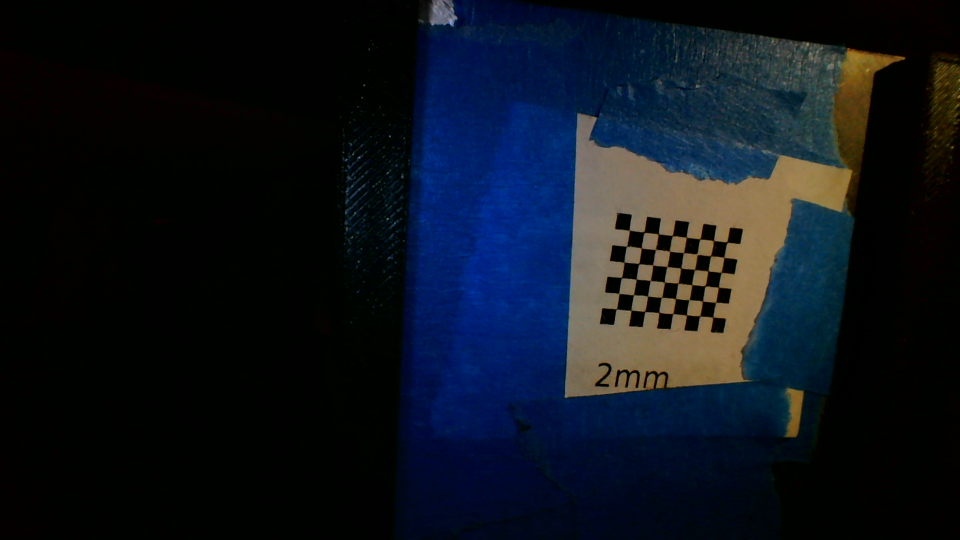
#> input picture stereo_calibration_data/left_0.png, 1920 x 1080 px (shown at 1/2 size)
$ python -i us_stereo_registration.py   (imports and definitions only)
#> lines starting #> are read from the running program, lines starting #| are printed output that depends on the picture
import cv2 as cv
from surpass_stereo.surpass_stereo import SurpassStereo
from ament_index_python.packages import get_package_share_directory

def find_target(image):
    hsv = cv.cvtColor(image, cv.COLOR_RGBHSV)

    lower = np.array([110, 100, 100], np.uint8)
    upper = np.array([130, 255, 200], np.uint8)
    mask = cv.inRange(hsv, lower, upper)

    morph_size = 5
    element = cv.getStructuringElement(cv.MORPH_ELLIPSE, (2*morph_size + 1, 2*morph_size+1), (morph_size, morph_size))
    clean_mask = cv.morphologyEx(mask, cv.MORPH_OPEN, element)

    contours = cv.findContours(clean_mask, cv.RETR_TREE, cv.CHAIN_APPROX_SIMPLE)
    cv.drawContours(image, contours, -1, (0,255,0), 3)

    if len(contours) > 0:
        target = max(contours, key = cv2.contourArea)
        cv.drawContours(image, [target], -1, (0,255,255), 5)

    cv.imshow("target mask", clean_mask)
    cv.imshow("target contours", image)

def main():
    config_file = get_package_share_directory("surpass_stereo") + "/diy_calibration.json"
    with open(config_file, "r") as f:
        config = json.load(f)

    stereo = SurpassStereo.DIY(config)

    while True:
        ok, left, right = stereo.read()
        find_target(left)
        key = cv.waitKey(20) & 0xFF
        if key == 27 or key == ord('q'):
            print("Quitting...")
            break

>>> import cv2
>>> picture = cv2.imread('../stereo_calibration_data/left_0.png', cv2.IMREAD_GRAYSCALE)
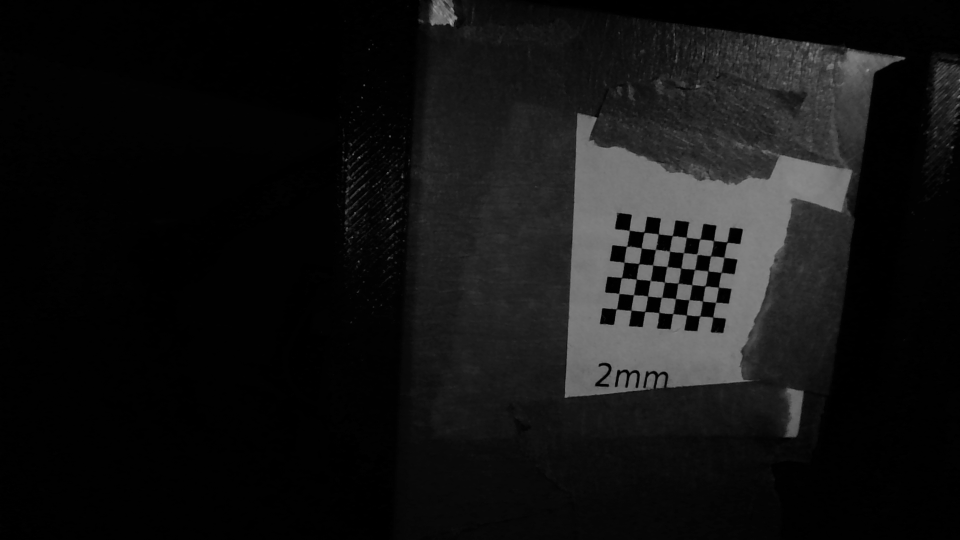
#> picture: shape (1080, 1920) (shown at 1/2 size); min 0, max 166, mean 19.2
#> (the run stopped early here; a loop or call above may not have finished)

$ run again, on stereo_calibration_data/left_1.png
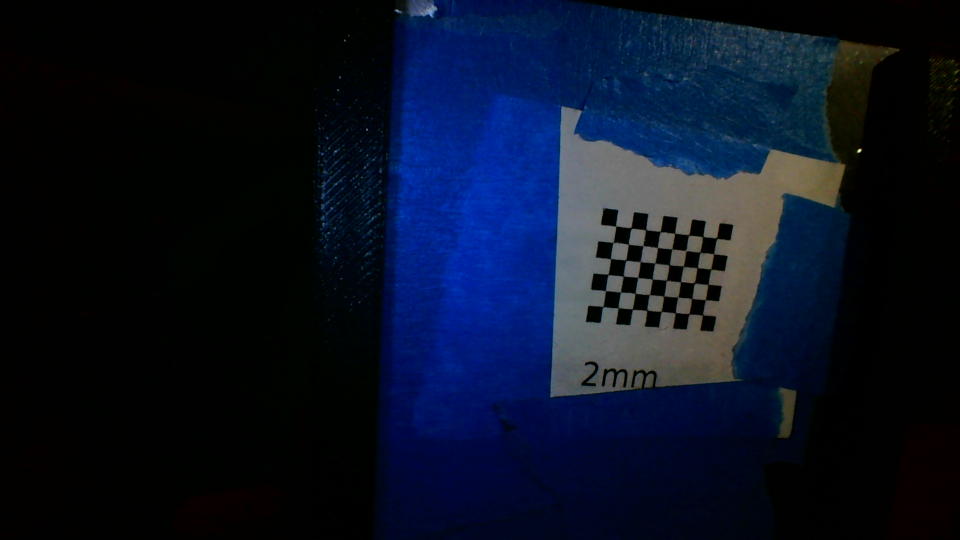
#> input picture stereo_calibration_data/left_1.png, 1920 x 1080 px (shown at 1/2 size)
#> `picture = cv2.imread('../stereo_calibration_data/left_0.png', cv2.IMRE..`:
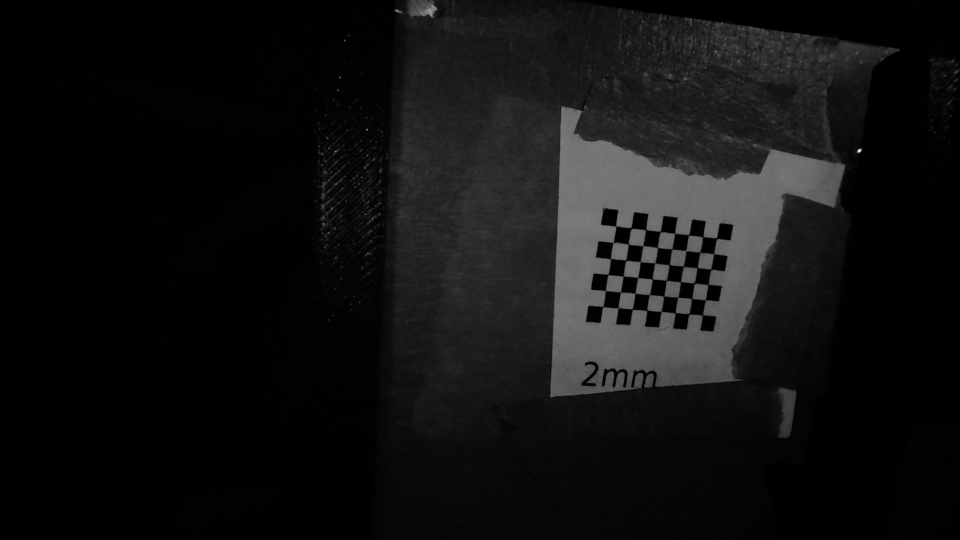
#> picture: shape (1080, 1920) (shown at 1/2 size); min 0, max 248, mean 17.4

$ run again, on stereo_calibration_data/left_10.png
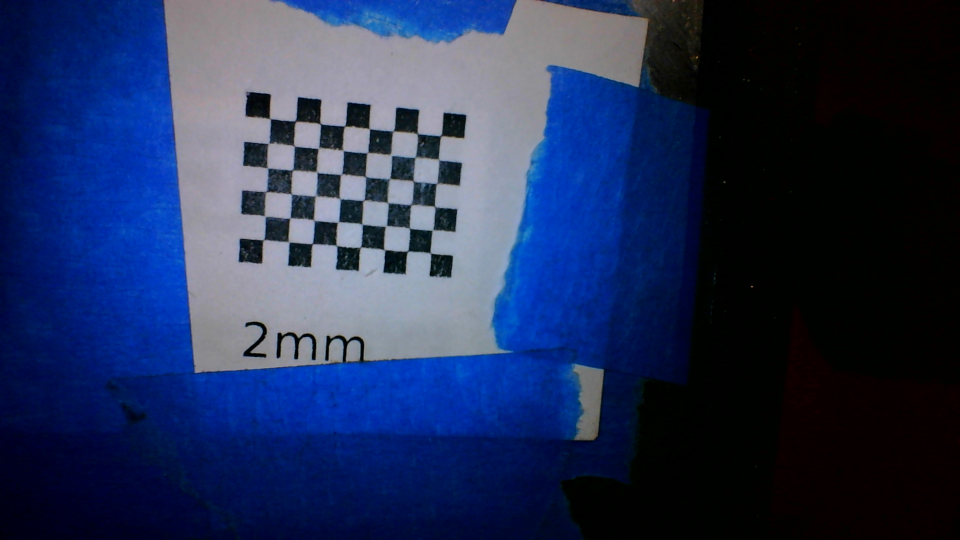
#> input picture stereo_calibration_data/left_10.png, 1920 x 1080 px (shown at 1/2 size)
#> `picture = cv2.imread('../stereo_calibration_data/left_0.png', cv2.IMRE..`:
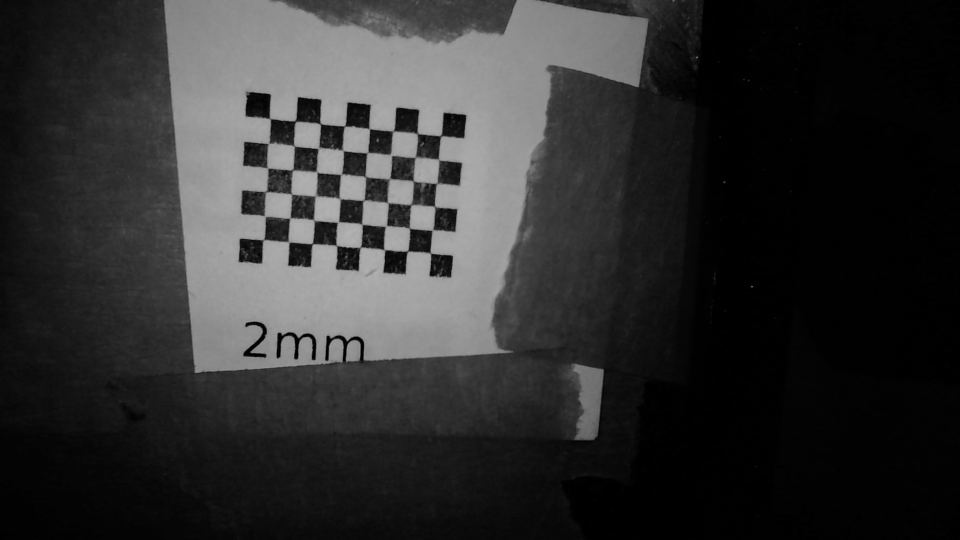
#> picture: shape (1080, 1920) (shown at 1/2 size); min 0, max 180, mean 47.8
